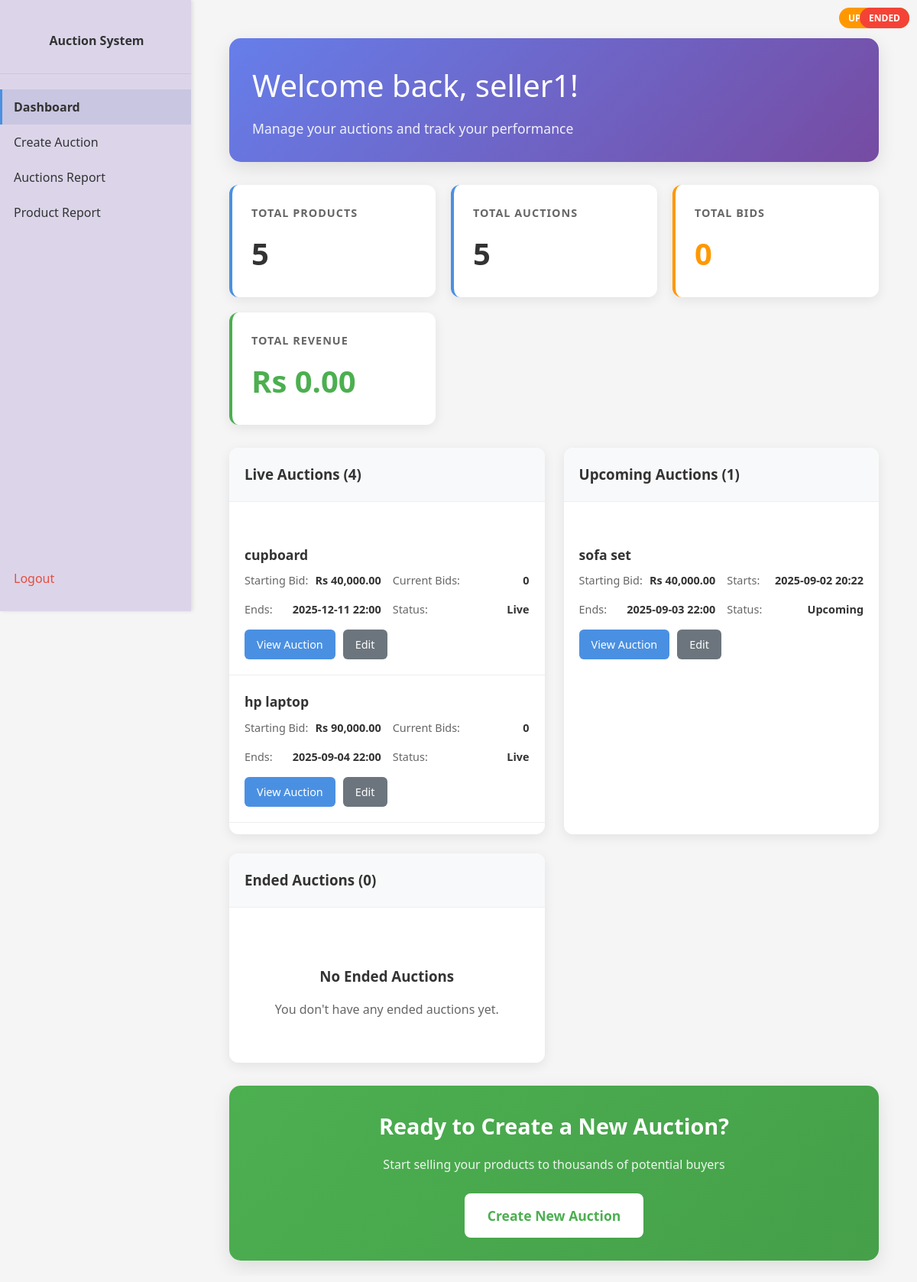
Screenshot of /seller/dashboard (signed in) with the database file from the repository.
### app/models.py (models this page shows, shortened)
class Auction(db.Model):
    __tablename__ = 'auctions'
    id = db.Column(db.Integer, primary_key=True)
    product_id = db.Column(db.Integer, db.ForeignKey('products.id'), nullable=False)
    start_date = db.Column(db.DateTime, nullable=False)
    end_date = db.Column(db.DateTime, nullable=False)
    type = db.Column(db.String(20), nullable=False, default='auction')  # auction, buy_now, etc.
    created_at = db.Column(db.DateTime, default=datetime.utcnow)
    bids = db.relationship('Bid', backref='auction', lazy=True)
    result = db.relationship('AuctionResult', backref='auction', uselist=False, lazy=True)
    @property
    def status(self):
        now = datetime.now()  # Use local time instead of UTC
        if now < self.start_date:
            return 'upcoming'
        elif now >= self.start_date and now < self.end_date:
            return 'live'
        else:
            return 'ended'

class Product(db.Model):
    __tablename__ = 'products'
    id = db.Column(db.Integer, primary_key=True)
    name = db.Column(db.String(200), nullable=False)
    starting_bid = db.Column(db.Float, nullable=False)
    reserve_price = db.Column(db.Float, nullable=True)
    description = db.Column(db.Text, nullable=True)
    keywords = db.Column(db.String(255), nullable=True)
    minimum_interval = db.Column(db.Float, nullable=False, default=1.0)  # Minimum bid increment
    category_id = db.Column(db.Integer, db.ForeignKey('categories.id'), nullable=False)
    subcategory_id = db.Column(db.Integer, db.ForeignKey('subcategories.id'), nullable=False)
    seller_id = db.Column(db.Integer, db.ForeignKey('users.id'), nullable=False)
    image_url = db.Column(db.String(255), nullable=True)  # Store the path to the uploaded image
    created_at = db.Column(db.DateTime, default=datetime.now)
    auctions = db.relationship('Auction', backref='product', lazy=True)

### app/seller.py (the view, shortened to what this page needs)
@seller.route('/seller/dashboard')
@login_required
@role_required('seller')
def seller_dashboard():
    seller_id = session['user_id']
    products = Product.query.filter_by(seller_id=seller_id).all()
    auctions = []
    for product in products:
        for auction in product.auctions:
            auctions.append(auction)
    live_auctions = []
    upcoming_auctions = []
    ended_auctions = []
    for auction in auctions:
        if auction.status == 'live':
            live_auctions.append(auction)
        elif auction.status == 'upcoming':
            upcoming_auctions.append(auction)
        else:  # ended
            ended_auctions.append(auction)
    total_products = len(products)
    total_auctions = len(auctions)
    total_bids = sum(len(auction.bids) for auction in auctions)
    total_revenue = 0
    return render_template('seller_dashboard.html',
                         products=products,
                         live_auctions=live_auctions,
                         upcoming_auctions=upcoming_auctions,
                         ended_auctions=ended_auctions,
                         total_products=total_products,
                         total_auctions=total_auctions,
                         total_bids=total_bids,
                         total_revenue=total_revenue,
                         format_indian_currency=format_indian_currency)

### app/templates/seller_dashboard.html (shortened to what this page needs)
<!DOCTYPE html>
<html>
<head>
    <link rel="stylesheet" href="{{ url_for('static', filename='style.css') }}">
</head>
<body>
    <div class="sidenav">
        <div class="brand">
            <a href="{{ url_for('main.home') }}">Auction System</a>
        </div>
        <a href="{{ url_for('seller.seller_dashboard') }}" class="active">Dashboard</a>
        <a href="{{ url_for('seller.create_auction') }}">Create Auction</a>
        <a href="#">Auctions Report</a>
        <a href="#">Product Report</a>
        <div class="logout">
            <a href="{{ url_for('auth.logout') }}">Logout</a>
        </div>
    </div>
    <div class="content">
        <div class="dashboard-container">
            <div class="welcome-section">
                <h1>Welcome back, {{ session.get('username', 'Seller') }}!</h1>
                <p>Manage your auctions and track your performance</p>
            </div>
            <div class="stats-grid">
                <div class="stat-card">
                    <h3>Total Products</h3>
                    <p class="stat-number">{{ total_products }}</p>
                </div>
                <div class="stat-card">
                    <h3>Total Auctions</h3>
                    <p class="stat-number">{{ total_auctions }}</p>
                </div>
                <div class="stat-card bids">
                    <h3>Total Bids</h3>
                    <p class="stat-number">{{ total_bids }}</p>
                </div>
                <div class="stat-card revenue">
                    <h3>Total Revenue</h3>
                    <p class="stat-number">{{ format_indian_currency(total_revenue) }}</p>
                </div>
            </div>
            <div class="auctions-section">
                <div class="auction-category">
                    <div class="auction-header">
                        <h3>
                            Live Auctions ({{ live_auctions|length }})
                        </h3>
                    </div>
                    <div class="auction-list">
                        {% if live_auctions %}
                            {% for auction in live_auctions %}
                            <div class="auction-item">
                                <div class="auction-title">{{ auction.product.name }}</div>
                                <div class="auction-details">
                                    <div class="auction-detail">
                                        <span>Starting Bid:</span>
                                        <strong>{{ format_indian_currency(auction.product.starting_bid) }}</strong>
                                    </div>
                                    <div class="auction-detail">
                                        <span>Current Bids:</span>
                                        <strong>{{ auction.bids|length }}</strong>
                                    </div>
                                    <div class="auction-detail">
                                        <span>Ends:</span>
                                        <strong>{{ auction.end_date.strftime('%Y-%m-%d %H:%M') }}</strong>
                                    </div>
                                    <div class="auction-detail">
                                        <span>Status:</span>
                                        <strong>{{ auction.status|title }}</strong>
                                    </div>
                                </div>
                                <div class="auction-actions">
                                    <a href="{{ url_for('main.view_auction', auction_id=auction.id) }}" class="btn-small btn-primary">View Auction</a>
                                    <a href="#" class="btn-small btn-secondary">Edit</a>
                                </div>
                            </div>
                            {% endfor %}
                        {% else %}
                            <div class="empty-state">
                                <h3>No Live Auctions</h3>
                                <p>You don't have any live auctions at the moment.</p>
                            </div>
                        {% endif %}
                    </div>
                </div>
                <div class="auction-category">
                    <div class="auction-header">
                        <h3>
                            <span class="status-badge upcoming">Upcoming</span>
                            Upcoming Auctions ({{ upcoming_auctions|length }})
                        </h3>
                    </div>
                    <div class="auction-list">
                        {% if upcoming_auctions %}
                            {% for auction in upcoming_auctions %}
                            <div class="auction-item">
                                <div class="auction-title">{{ auction.product.name }}</div>
                                <div class="auction-details">
                                    <div class="auction-detail">
                                        <span>Starting Bid:</span>
                                        <strong>{{ format_indian_currency(auction.product.starting_bid) }}</strong>
                                    </div>
                                    <div class="auction-detail">
                                        <span>Starts:</span>
                                        <strong>{{ auction.start_date.strftime('%Y-%m-%d %H:%M') }}</strong>
                                    </div>
                                    <div class="auction-detail">
                                        <span>Ends:</span>
                                        <strong>{{ auction.end_date.strftime('%Y-%m-%d %H:%M') }}</strong>
                                    </div>
                                    <div class="auction-detail">
                                        <span>Status:</span>
                                        <strong>{{ auction.status|title }}</strong>
                                    </div>
                                </div>
                                <div class="auction-actions">
                                    <a href="{{ url_for('main.view_auction', auction_id=auction.id) }}" class="btn-small btn-primary">View Auction</a>
                                    <a href="#" class="btn-small btn-secondary">Edit</a>
                                </div>
                            </div>
                            {% endfor %}
                        {% else %}
                            <div class="empty-state">
                                <h3>No Upcoming Auctions</h3>
                                <p>You don't have any upcoming auctions.</p>
                            </div>
                        {% endif %}
                    </div>
                </div>
                <div class="auction-category">
                    <div class="auction-header">
                        <h3>
                            <span class="status-badge ended">Ended</span>
                            Ended Auctions ({{ ended_auctions|length }})
                        </h3>
                    </div>
                    <div class="auction-list">
                        {% if ended_auctions %}
                            {% for auction in ended_auctions %}
                            <div class="auction-item">
                                <div class="auction-title">{{ auction.product.name }}</div>
                                <div class="auction-details">
                                    <div class="auction-detail">
                                        <span>Starting Bid:</span>
                                        <strong>{{ format_indian_currency(auction.product.starting_bid) }}</strong>
                                    </div>
                                    <div class="auction-detail">
                                        <span>Total Bids:</span>
                                        <strong>{{ auction.bids|length }}</strong>
                                    </div>
                                    <div class="auction-detail">
                                        <span>Ended:</span>
                                        <strong>{{ auction.end_date.strftime('%Y-%m-%d %H:%M') }}</strong>
                                    </div>
                                    <div class="auction-detail">
                                        <span>Final Price:</span>
                                        <strong>
                                            {% if auction.highest_bid %}
                                                {{ format_indian_currency(auction.highest_bid.bid_amount) }}
                                            {% else %}
                                                No bids
                                            {% endif %}
                                        </strong>
                                    </div>
                                </div>
                                <div class="auction-actions">
                                    <a href="{{ url_for('main.view_auction', auction_id=auction.id) }}" class="btn-small btn-primary">View Results</a>
                                    <a href="#" class="btn-small btn-success">Download Report</a>
                                </div>
                            </div>
                            {% endfor %}
                        {% else %}
                            <div class="empty-state">
                                <h3>No Ended Auctions</h3>
                                <p>You don't have any ended auctions yet.</p>
                            </div>
                        {% endif %}
                    </div>
                </div>
            </div>
            <div class="create-auction-section">
                <h2>Ready to Create a New Auction?</h2>
                <p>Start selling your products to thousands of potential buyers</p>
                <a href="{{ url_for('seller.create_auction') }}" class="btn-large">Create New Auction</a>
            </div>
        </div>
    </div>
</body>
</html>

### rows the page displays
Auction: product.name "cupboard", bids|length "0", end_date "2025-12-11 22:00", status "Live"
Product: starting_bid "Rs 40,000.00"
Auction: product.name "hp laptop", bids|length "0", end_date "2025-09-04 22:00", status "Live"
Product: starting_bid "Rs 90,000.00"
Auction: product.name "sofa set", start_date "2025-09-02 20:22", end_date "2025-09-03 22:00", status "Upcoming"
Product: starting_bid "Rs 40,000.00"

### other values shown
{{ session.get('username', 'Seller') }} "seller1"
{{ total_products }} "5"
{{ total_auctions }} "5"
{{ total_bids }} "0"
{{ live_auctions|length }} "4"
{{ upcoming_auctions|length }} "1"
{{ ended_auctions|length }} "0"
